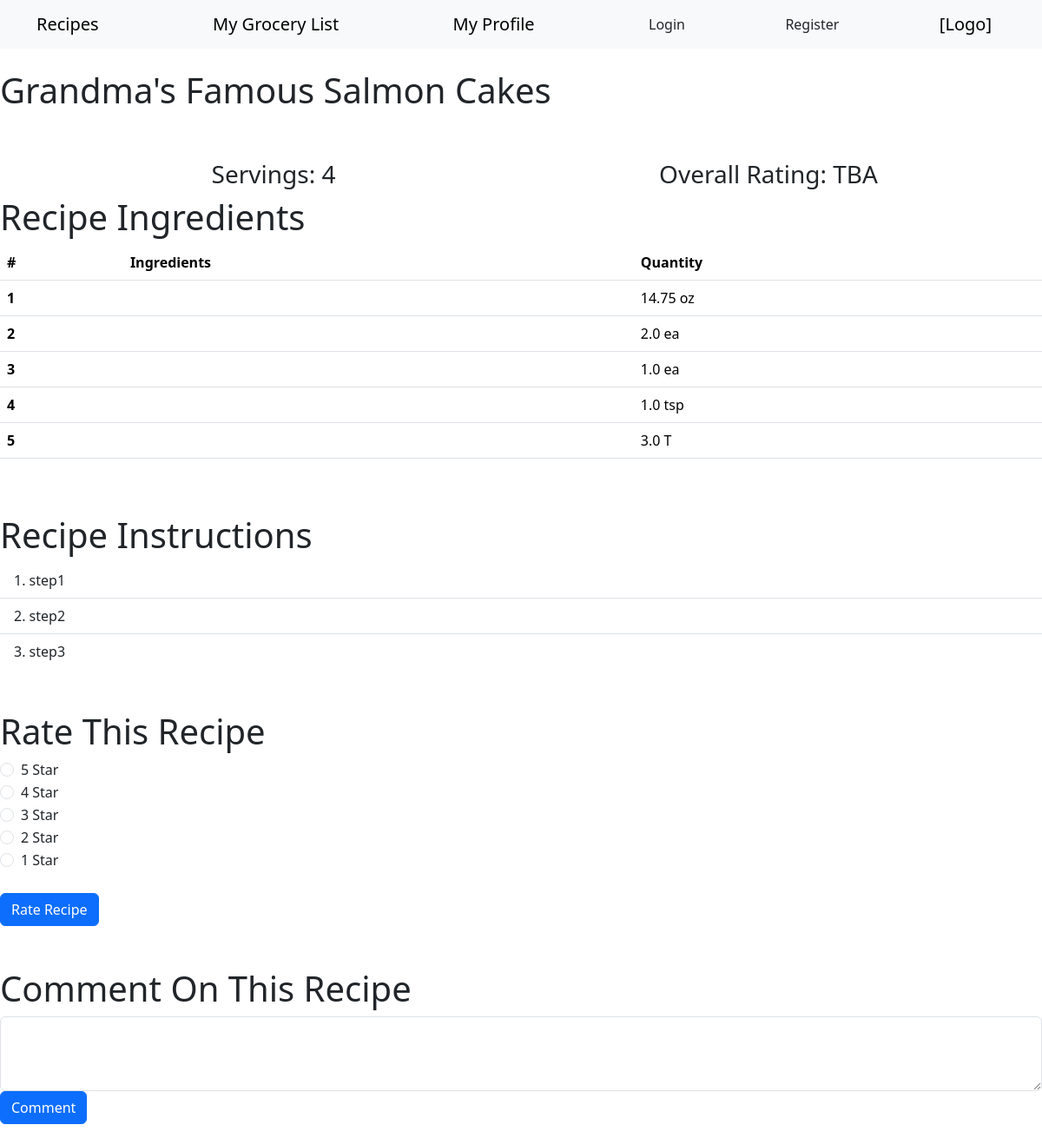
The page /recipe-3 on the database its author committed.
### app/models.py (models this page shows, shortened)
class Recipe(db.Model):
	__tablename__ = 'recipes'
	recipe_id = db.Column(db.Integer, primary_key=True)
	recipe_desc = db.Column(db.String(100))
	recipe_type = db.Column(db.String(50))
	recipe_servings = db.Column(db.Integer)
	recipe_rating = db.Column(db.Integer)
	recipe_insns = db.Column(db.String(1000))

class Recipe_Ingredient(db.Model):
	__tablename__ = 'recipe_ingredients'
	recing_id = db.Column(db.Integer, primary_key=True)
	recipe_id = db.Column(db.Integer, db.ForeignKey('recipes.recipe_id'))
	ing_id = db.Column(db.Integer, db.ForeignKey('ingredients.ing_id'))
	ing_qty = db.Column(db.Double)
	ing_uom = db.Column(db.String(10))

### app/routes.py (the view)
@myapp_obj.route("/recipe-<id>")
def recipeX(id):
	recipe = db.session.get(Recipe, id)
	ing_descs = get_Ing_Descs(id)
	recipe_qtys = Recipe_Ingredient.query.filter(Recipe_Ingredient.recipe_id==id).all()
	recipe_insns = ['step1', 'step2', 'step3'] # insns to be parsed soon
	rform = RatingsForm()
	cform = CommentsForm()
	if cform.validate_on_submit(): # comments form validation / db submission
		cmt_tmstp = str(datetime.now())
		comment = Recipe_Comment(
			comment_desc=form.comment_desc.data,
			user_id=1,
			recipe_id=id,
			comment_tmstp=cmt_tmstp
		)
		db.session.add(comment)
		db.session.commit()
		print(f'Comment has been added!')
		return redirect("/")
	else:
		print("Comments Form Error")
	if rform.validate_on_submit(): # ratings form validation / db submission
		return redirect("/")
	else:
		print("Ratings Form Error")
	return render_template(
		"recipe.html",
		recipe=recipe,
		ing_descs=ing_descs,
		qtys=recipe_qtys,
		recipe_insns=recipe_insns,
		cform=cform, rform=rform
	)

### app/forms.py
class RatingsForm(FlaskForm):
	rating_id = HiddenField()

class CommentsForm(FlaskForm):
	comment_id = HiddenField()
	comment_desc = StringField('COMMENT', [validators.DataRequired()])
	submit = SubmitField('Comment')

### app/routes.py (called while the page is built)
def get_Ing_Descs(id):
	ingredients = Recipe_Ingredient.query.all()
	descs = []
	recipe_ings = Recipe_Ingredient.query.filter(Recipe_Ingredient.recipe_id==id).all()

### app/templates/recipe.html
{% extends 'base.html' %}
{% block header %}
	<br>
	<h1>{% block title %}{{recipe.recipe_desc}}{% endblock %}</h1>
{% endblock %}
{% block content %}
		<br><br>
		<div class="container text-center">
		<div class="row">
		<div class="col"><h3>Servings: {{recipe.recipe_servings}}</h3></div>
		<div class="col"><h3>Overall Rating: {{recipe.recipe_rating}}</h3></div>
		</div></div>
		<h1>Recipe Ingredients</h1>
		<table class="table">
		<thead><tr>
		<th scope="col">#</th>
		<th scope="col">Ingredients</th>
		<th scope="col">Quantity</th>
		</tr></thead>
		<tbody>
		{% for qty in qtys %}
		<tr><th scope="row">{{loop.index}}</th>
		<td>{{ing_descs[loop.index]}}</td>
		<td>{{qty.ing_qty}} {{qty.ing_uom}}</td></tr>
		{% endfor %}
		</tbody>
		</table><br><br>
		<h1>Recipe Instructions</h1>
		<ol class="list-group list-group-numbered list-group-flush">
		{% for insn in recipe_insns %}
		<li class="list-group-item">{{insn}}</li>
		{% endfor %}
		</ol>
		<br><br>
		<h1>Rate This Recipe</h1>
		<form method="POST" action="/">
		<div class="form-check">
  		<input class="form-check-input" type="radio" name="radioDefault" id="radioDefault5">
  		<label class="form-check-label" for="radioDefault5">5 Star</label>
		</div>
		<div class="form-check">
		<input class="form-check-input" type="radio" name="radioDefault" id="radioDefault4">
		<label class="form-check-label" for="radioDefault4">4 Star</label>
		</div>
		<div class="form-check">
		<input class="form-check-input" type="radio" name="radioDefault" id="radioDefault3">
		<label class="form-check-label" for="radioDefault3">3 Star</label>
		</div>
		<div class="form-check">
		<input class="form-check-input" type="radio" name="radioDefault" id="radioDefault2">
		<label class="form-check-label" for="radioDefault2">2 Star</label>
		</div>
		<div class="form-check">
		<input class="form-check-input" type="radio" name="radioDefault" id="radioDefault1">
		<label class="form-check-label" for="radioDefault1">1 Star</label>
		</div>
		<br>
		<button type="submit" class="btn btn-primary">Rate Recipe</button>
		</form>
		<br><br>
		<h1>Comment On This Recipe</h1>
		<form>
		<div class="mb-3">
		<textarea class="form-control" id="exampleFormControlTextarea1" rows="3"></textarea>
		<button type="submit" class="btn btn-primary">Comment</button>
		</div>
		</form>
{% endblock %}

### rows shown on the page
Recipe: recipe_desc "Grandma's Famous Salmon Cakes", recipe_servings "4", recipe_rating "TBA"
Recipe_Ingredient: ing_qty "14.75", ing_uom "oz"
Recipe_Ingredient: ing_qty "2.0", ing_uom "ea"
Recipe_Ingredient: ing_qty "1.0", ing_uom "ea"
Recipe_Ingredient: ing_qty "1.0", ing_uom "tsp"
Recipe_Ingredient: ing_qty "3.0", ing_uom "T"

### other values the page prints
{{ insn }} "step1" "step2" "step3"
